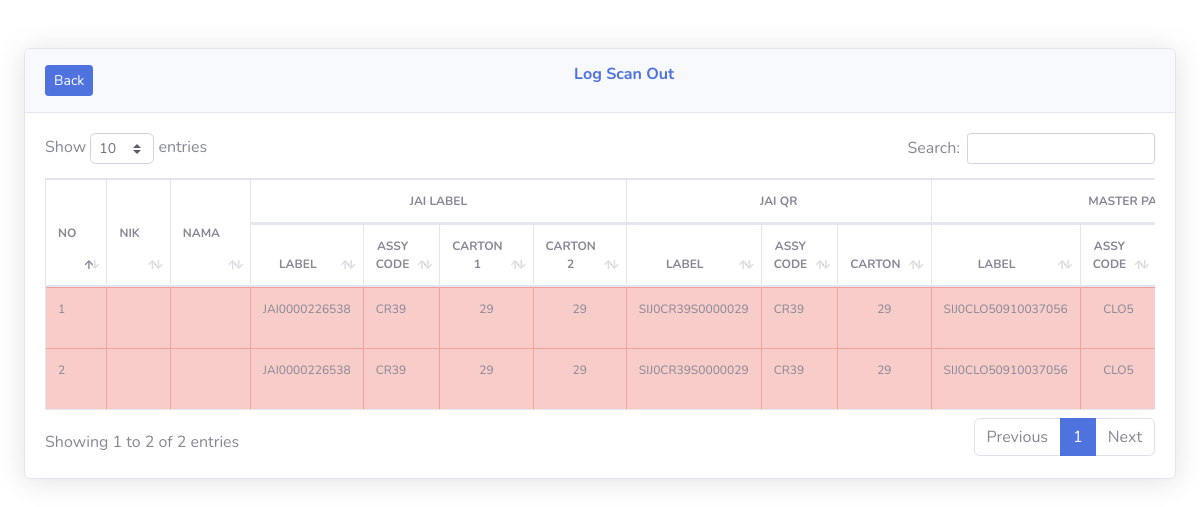
/index.php/scan/log_scan_out, run on the app's committed database.
### tables this page shows
CREATE TABLE IF NOT EXISTS `scan_out` (
  `id` int(11) NOT NULL AUTO_INCREMENT,
  `nik` varchar(50) NOT NULL,
  `nama` varchar(100) NOT NULL,
  `jai_label` varchar(100) NOT NULL,
  `assy_code_label` varchar(100) NOT NULL,
  `ctn_no1` int(11) NOT NULL,
  `ctn_no2` int(11) NOT NULL,
  `jai_qr` varchar(100) NOT NULL,
  `assy_code_qr` varchar(100) NOT NULL,
  `ctn_no_qr` int(11) NOT NULL,
  `master_pallet` varchar(50) NOT NULL,
  `assy_code_pallet` varchar(50) NOT NULL,
  `ctn_no1_pallet` int(11) NOT NULL,
  `ctn_no2_pallet` int(11) NOT NULL,
  `status` varchar(50) NOT NULL,
  `date_created` timestamp NOT NULL DEFAULT CURRENT_TIMESTAMP,
  PRIMARY KEY (`id`)
);

### application/controllers/Scan.php (called while the page is built, shortened)
<?php
class Scan extends CI_Controller
{
    public function __construct()
    {
        $this->load->model('M_scan_in');
        $this->load->model('M_scan_out');
        $this->load->model('M_data');
    }
    public function log_scan_out()
    {
        $data['user'] = $this->db->get_where('mst_user', ['email' => $this->session->userdata('email')])->row_array();
        $data['title'] = "Log History Scan Out | Double Check";
        $data['history_out'] = $this->M_data->get_data_scan_out();
        $this->load->view('scan/header', $data);
        $this->load->view('scan/scan_out_history');
        $this->load->view('scan/footer');
    }
}

### index.php (called while the page is built, shortened)
<?php
require_once BASEPATH.'core/CodeIgniter.php';

### application/models/M_data.php (called while the page is built, shortened)
<?php
class M_data extends CI_Model
{
    function get_data_scan_out()
    {
        $query = $this->db->query("SELECT * FROM scan_out order by id desc");
        return $query->result();
    }
}

### application/views/scan/scan_out_history.php (the view, shortened to what this page needs)
<body class="bg-gradient-white">
    <div class="container-fluid mt-5">
        <div class="row">
            <div class="col-lg-12 col-md-12 col-xs-12">
                <div class="card shadow mb-4">
                    <div class="card-header py-3 flex-row align-items-center justify-content-between">
                        <a href="<?= base_url('user') ?>" class="btn btn-sm btn-primary float-left">Back</a>
                        <h6 class="m-0 font-weight-bold align-middle text-primary text-center">Log Scan Out</h6>
                    </div>
                    <div class="card-body">
                        <div class="table-responsive">
                            <table id="history" class="table table-hover table-bordered" width="100%" style="font-size: 12px;">
                                <thead class="text-center">
                                    <tr>
                                        <th rowspan="2" class="align-middle">NO</th>
                                        <th rowspan="2" class="align-middle">NIK</th>
                                        <th rowspan="2" class="align-middle">NAMA</th>
                                        <th colspan="4">JAI LABEL</th>
                                        <th colspan="3">JAI QR</th>
                                        <th colspan="4">MASTER PALLET</th>
                                    </tr>
                                    <tr>
                                        <th>LABEL</th>
                                        <th>ASSY CODE</th>
                                        <th>CARTON 1</th>
                                        <th>CARTON 2</th>
                                        <th>LABEL</th>
                                        <th>ASSY CODE</th>
                                        <th>CARTON</th>
                                        <th>LABEL</th>
                                        <th>ASSY CODE</th>
                                    </tr>
                                </thead>
                                <tbody>
                                    <?php $no = 1;
                                    foreach ($history_out as $key) { ?>
                                        <tr class="<?= ($key->status == "TIDAK VALID") ? "table-danger" : ""; ?>">
                                            <td><?= $no ?></td>
                                            <td><?= $key->nik ?></td>
                                            <td><?= $key->nama ?></td>
                                            <td><?= $key->jai_label ?></td>
                                            <td><?= $key->assy_code_label ?></td>
                                            <td class="text-center"><?= $key->ctn_no1 ?></td>
                                            <td class="text-center"><?= $key->ctn_no2 ?></td>
                                            <td><?= $key->jai_qr ?></td>
                                            <td><?= $key->assy_code_qr ?></td>
                                            <td class="text-center"><?= $key->ctn_no_qr ?></td>
                                            <td class="text-center"><?= $key->master_pallet ?></td>
                                            <td class="text-center"><?= $key->assy_code_pallet ?></td>
                                        </tr>
                                    <?php $no++;
                                    } ?>
                                </tbody>
                            </table>
                        </div>
                    </div>
                </div>
            </div>
        </div>
    </div>
</body>

### data on the page
scan_out: jai_label "JAI0000226538", assy_code_label "CR39", ctn_no1 "29", ctn_no2 "29", jai_qr "SIJ0CR39S0000029", assy_code_qr "CR39", ctn_no_qr "29", master_pallet "SIJ0CLO50910037056", assy_code_pallet "CLO5"
scan_out: jai_label "JAI0000226538", assy_code_label "CR39", ctn_no1 "29", ctn_no2 "29", jai_qr "SIJ0CR39S0000029", assy_code_qr "CR39", ctn_no_qr "29", master_pallet "SIJ0CLO50910037056", assy_code_pallet "CLO5"
